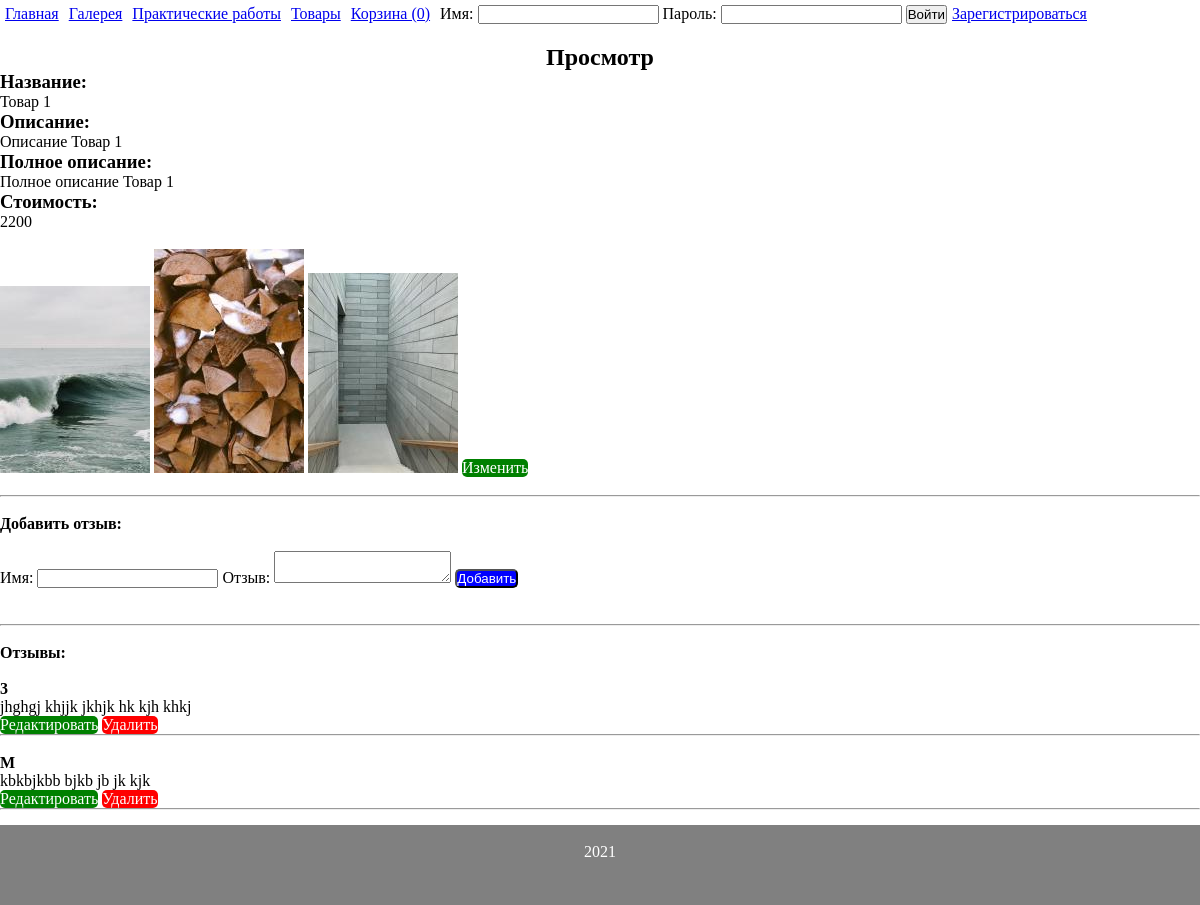
/item/1, run on an earlier commit of the app's database.
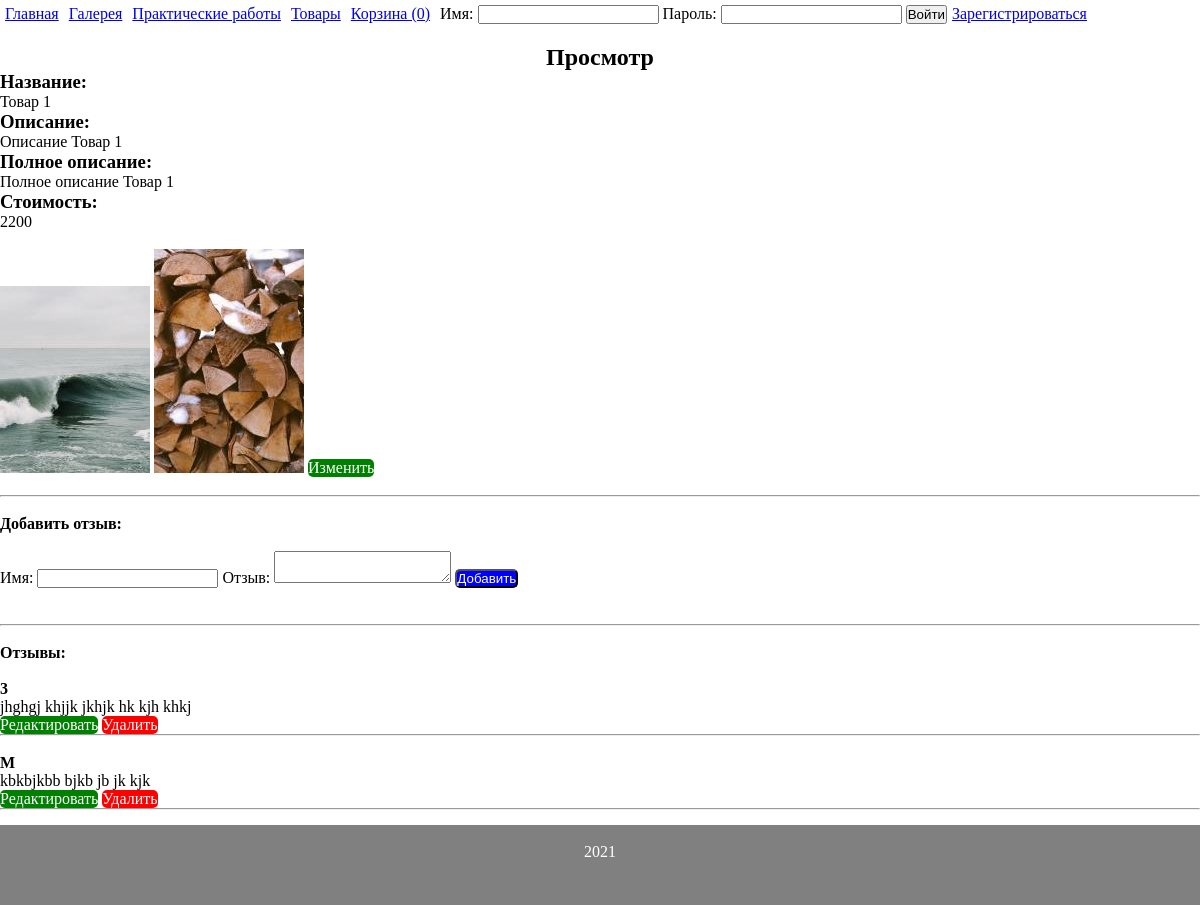
And on a later commit of the database.
### tables this page shows
CREATE TABLE `pictures` (
  `id` int(11) NOT NULL,
  `id_products` int(11) NOT NULL,
  `image` mediumtext NOT NULL,
  `size` int(11) NOT NULL
);

CREATE TABLE `feedbacks` (
  `id` int(11) NOT NULL,
  `id_products` int(11) NOT NULL,
  `name` mediumtext NOT NULL,
  `feedback` text NOT NULL
);

### engine/db_connections.php (called while the page is built, shortened)
<?php
function getConnect() {
    static $db = null;
    if (is_null($db)) {
        $db = @mysqli_connect(DB_HOST . ':' . DB_PORT, DB_USERNAME, DB_PASSWORD, DB_DATABASE) or die("Ошибка " . mysqli_connect_error());
    }
    return $db;
}
function getDBRequest($request) {
    $res = @mysqli_query(getConnect(), $request) or die(mysqli_error(getConnect()));
    if ($res === true) {
        $row = true;
    } else if (isset($res->num_rows)) {
        $row = mysqli_fetch_all($res, MYSQLI_ASSOC);
    } else {
        $row = false;
    }
    return $row;
}

### models/products.php (called while the page is built, shortened)
<?php
function getOneItem($action, $id=null, $vars = null) {
    switch ($action) {
        case 'read':
            return getDBRequest("SELECT * FROM products WHERE id={$id}")[0];
            break;
    }
}
function getPicturesByProdId($id) {
    return getDBRequest("SELECT * FROM pictures WHERE id_products = '{$id}'");
}

### engine/controller.php (called while the page is built, shortened)
<?php
function prepareVariables($url_array) {
    if ($url_array[1] == "") {
        $params['page'] = 'index';
    } else {
        $params['page'] = $url_array[1];
    }
    $params['countP'] = countInBasket(session_id());
    $params['layout'] = 'app';
    switch ($params['page']) {
        case 'item':
            $params['page'] = implode('/', ['catalog', $url_array[1]]);
            if (isset($url_array[2])) {
                $id = (int) $url_array[2];
                $params['item'] = getOneItem('read', $id);
                $params['feedbacks'] = getFeedbacksById($id);
                $params['pics'] = getPicturesByProdId($id);
            }
            break;
    }
    return $params;
}

### models/feedbacks.php (called while the page is built, shortened)
<?php
function getFeedbacksById($idProd) {
    return getDBRequest("SELECT * FROM feedbacks WHERE id_products = {$idProd} ORDER BY id DESC");
}

### templates/catalog/item.php (the view, shortened to what this page needs)
<div class="titlePage">
    <h2>Просмотр</h2>
</div>
<div>
    <?php if(!empty($item['name'])): ?>
    <h3>Название:</h3>
        <div><?=$item["name"]?></div>
    <h3>Описание:</h3>
        <div><?=$item["description"]?></div>
    <h3>Полное описание:</h3>
        <div><?=$item["more_description"]?></div>
    <h3>Стоимость:</h3>
    <div><?=$item["price"]?></div>
    <br>
    <?php if (!empty($pics)):?>
    <?php foreach ($pics as $pic):?>
        <img src="/img/products/tmb/<?=$pic['image']?>">
    <?php endforeach;?>
    <?php endif;?>
    <a href="/edit-item/<?=$item['id']?>" class="btn-green">Изменить</a>
    <br><br>
    <hr>
    <br>
    <h4>Добавить отзыв:</h4><br>
    <form action="/item/<?=$item['id']?>" method="post">
        <label for="name">Имя:</label>
        <input type="text" name="name" value="<?php if(!empty($feed)) echo $feed['name']?>">
        <label for="feedback">Отзыв:</label>
        <textarea name="feedback"><?php if(!empty($feed)) echo $feed['feedback']?></textarea>
        <button type="submit" class="btn-blue">
        <?php if(!empty($feed)): ?>
            Изменить
        <?php else: ?>
            Добавить
        <?php endif; ?>
    </button>
    </form>
    <br><br>
    <hr>
    <br>
    <h4>Отзывы:</h4>
    <p>
        <?php if(!empty($feedbacks)): ?>
            <?php foreach($feedbacks as $feed): ?>
                <br>
                <div>
                    <h4><?=$feed['name']?></h4>
                    <p><?=$feed['feedback']?></p>
                </div>
                <a href="/item/<?=$item['id']?>/edit/<?=$feed['id']?>" class="btn-green">Редактировать</a>
                <a href="/item/<?=$item['id']?>/delete/<?=$feed['id']?>" class="btn-red">Удалить</a>
                <br>
                <hr>
            <?php endforeach; ?>
        <?php else: ?>
            <div>Об этом товаре еще нет отзывов</div>
        <?php endif; ?>
    </p>
    <?php else: ?>
    <div>Такого товара не существует</div>
    <?php endif; ?>
</div>

### models/menu.php
<?php
function setMenu($arrMenu) {
    $strOut = '<ul>';
        foreach ($arrMenu as $key) {
            $strOut .= "<li><a href=\"{$key['uri']}\">{$key['title']}</a>";
            if (isset($key['subitems'])) {
                $strOut .= "<ul>";
                $strOut .= setMenu($key['subitems']);
                $strOut .= "</ul>";
            }
            $strOut .= "</li>";
        }
    $strOut .= '</ul>';
    return $strOut;
}

What changed in the data, as far as the page shows it:
no longer on this page (row edited): pictures: image (picture)
